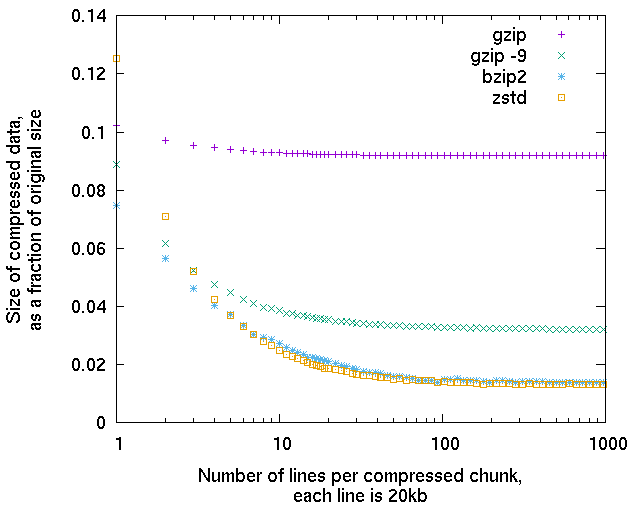

gnuplot code for this plot:
# In the Nexus data files, in the "characters" sections, there are long
# strings of base pair charaters like:
#  ---C---G-----C-----....
# To save file space and improve I/O throughput, it may be beneficial to
# compress this data. Since compression works best on larger files, I wanted
# to see if compressing each line individually would be beneficial, and if not,
# what would the compression rates be if we compressed multiple lines at
# a time.

# Results in a nutshell
#  - With gzip, it compresses this data to about 10% of its original size
#    for all input sizes, even a single line.
#  - With gzip -9, which is much slower, it compresses the data to about
#    3.8% of its original size, but needs at least 10 lines of data in
#    each compressed chunk.
#  - With both bzip2 and zstd (the Facebook compression algorithm, see
#    https://github.com/facebook/zstd), they compress to 1.3% of the original
#    size, and need about 100 lines of data in each compressed chunk.
#    With chunks of 10 lines, they compress to 2.5% of the original size.
# In the data file tested, each line of data was about 20kb.

# The original data file is from:
# http://kim.bio.upenn.edu/web/software/cipres/simulated/1m/run1.nex.bz2
# After decompressing it, I extracted just the data from the "characters"
# section with this:
#
#    extract run1.nex 62169538 43917978138 | tail -n +5 | head -1000 | awk '{print $2}' > run1.chars.1k
#
# "extract" is a tool to extract a subrange of bytes from a file.
# It should be in this repository somewhere, possibly in the parent directory
# of this file.

# Run the experiment:
#   compression_rate_by_size.py > compression_rate_by_size.out

set term x11 font "Sans,18"
set xlabel "Number of lines per compressed chunk,\neach line is 20kb"
set ylabel "Size of compressed data,\nas a fraction of original size"
set logscale x
plot \
  "compression_rate_by_size.out" using 1:(1-$3) title "gzip", \
  "compression_rate_by_size.out" using 1:(1-$4) title "gzip -9", \
  "compression_rate_by_size.out" using 1:(1-$5) title "bzip2", \
  "compression_rate_by_size.out" using 1:(1-$6) title "zstd"
